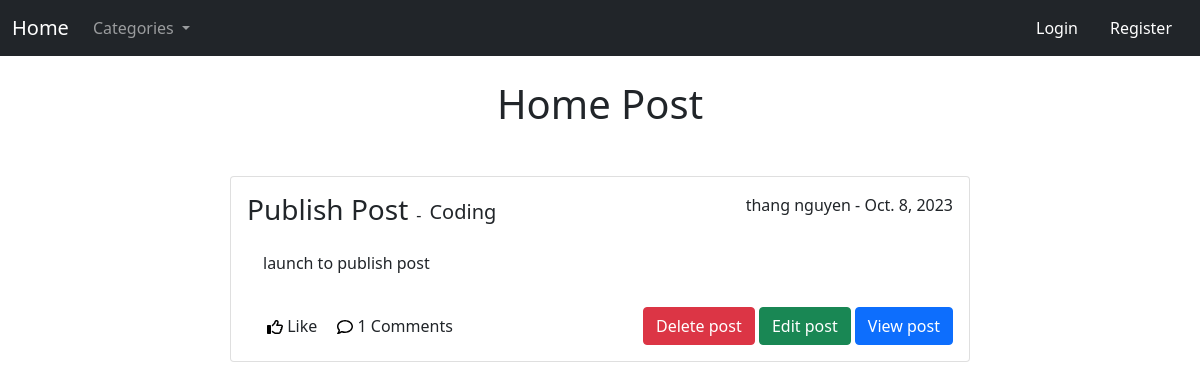
Before: / with the older database file.
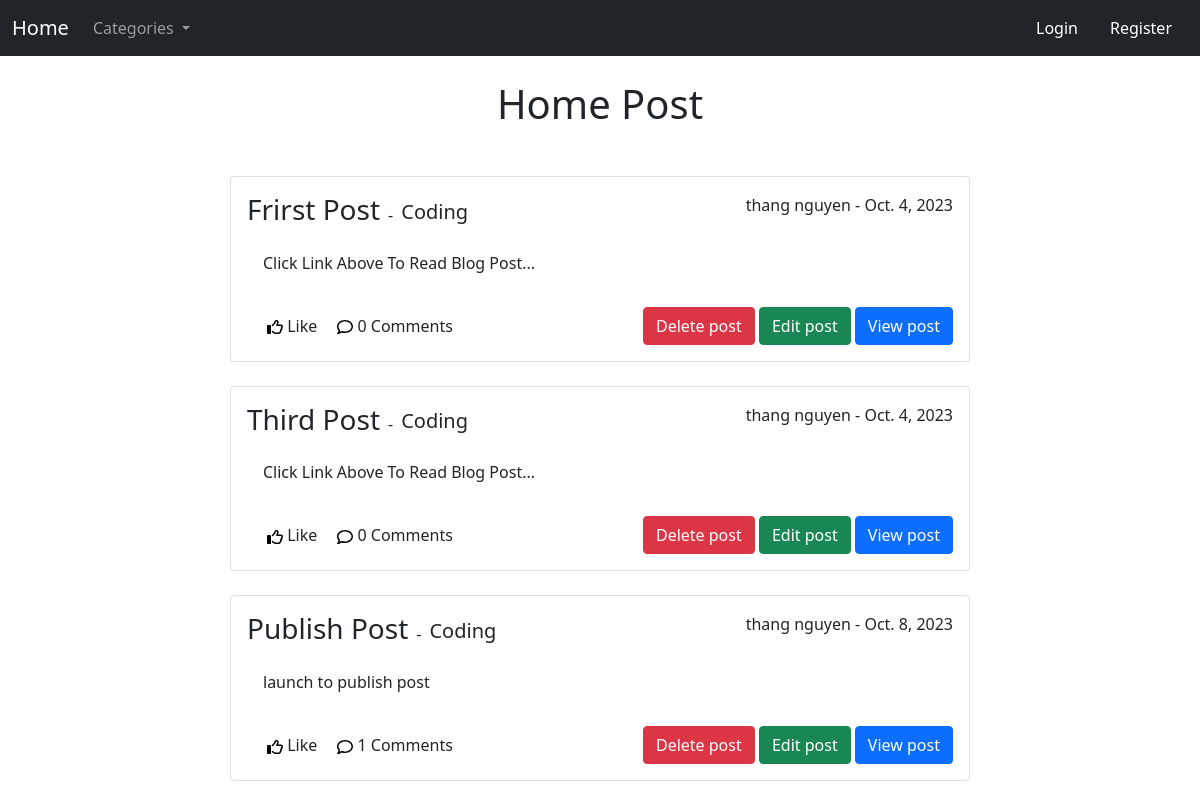
After: the same page with the newer database file.
### blog/models.py (models this page shows, shortened)
class Post(models.Model):
    title = models.CharField(max_length=264)
    author = models.ForeignKey(User,on_delete=models.CASCADE)
    body = RichTextField(blank=True,null=True)
    post_date = models.DateField(auto_now_add=True)
    category = models.CharField(max_length=264,default='coding')
    snippet = models.CharField(max_length=264)
    likes = models.ManyToManyField(User,related_name='blog_posts')
    is_published = models.BooleanField(default=False)
    def total_comment(self):
        return self.comments.count()

### blog/views.py (the view)
# urls.py: path('',HomeView.as_view(), name = 'index'),
class HomeView(ListView):
    model = Post
    template_name = 'index.html'
    ordering = ['-post_date']
    def get_context_data(self, *args,**kwargs):
        cat_menu = Category.objects.all()
        context = super(HomeView,self).get_context_data(*args,**kwargs)
        context["cat_menu"] = cat_menu
        return context
    def get_queryset(self):
        return Post.objects.filter(is_published=True)

### blog/models.py (called while the page is built)
    def __str__(self) :
        return self.name

### templates/index.html (shortened to what this page needs)
{% extends 'base.html' %} {% block content %}
<h1 class="text-center m-0 py-4">Home Post</h1>
<ul style="padding: 0; margin: 10px 20px;">
  <li style="list-style: none; padding: 0; margin: 0;">
    {% for post in object_list %}
    <div class="card mt-4">
      <div class="card-body">
        <div class="post-info d-flex justify-content-between">
          <div class="card-title d-flex align-items-end text-capitalize">
            <a href="{% url 'article_details' post.pk %}" class="post-title text-dark text-decoration-none h3 m-auto">{{ post.title }}</a>
            <span class="px-2">-</span>
            <a href="{% url 'category' post.category|slugify %}" class="post-category text-dark text-decoration-none fs-5">{{ post.category }}</a>
          </div>
          <div class="author-info">
            {{ post.author.first_name }} {{ post.author.last_name }} - {{ post.post_date }}
          </div>
        </div>
        <p class="card-text p-3">{{ post.snippet }}</p>
        <div class="action d-flex justify-content-between align-items-center">
          <div class="react d-flex">
            <div class="like">
              <span class="title">Like</span>
            </div>
            <div class="comment">
              <span class="count">{{ post.total_comment }}</span>
              <span class="title">Comments</span>
            </div>
          </div>
          <div class="user-action" style="text-align: end;">
            <a href="{% url 'delete_post' post.pk %}" class="btn btn-danger">Delete post</a>
            <a href="{% url 'admin_update_post' post.pk %}" class="btn btn-success">Edit post</a>
            <a href="{% url 'article_details' post.pk %}" class="btn btn-primary">View post</a>
          </div>
        </div>
      </div>
    </div>
    {% endfor %}
  </li>
</ul>
{% endblock %}

Changed rows visible on the page:
now on this page (row edited): Post: title "Frirst Post", category "Coding", author.first_name "thang", author.last_name "nguyen", post_date "Oct. 4, 2023", snippet "Click Link Above To Read Blog Post...", total_comment "0"
now on this page (row edited): Post: title "Third Post", category "Coding", author.first_name "thang", author.last_name "nguyen", post_date "Oct. 4, 2023", snippet "Click Link Above To Read Blog Post...", total_comment "0"
